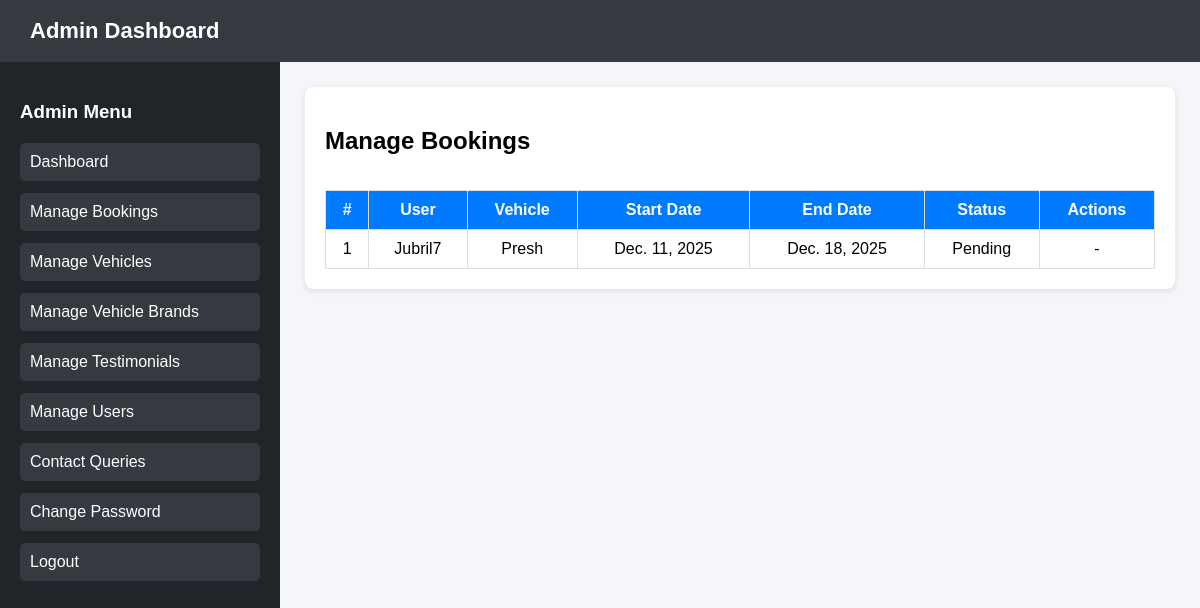
The app's page /dashboard/manage-bookings/ (signed in) with its own data.
### core/models.py (models this page shows, shortened)
class Booking(models.Model):
    user = models.ForeignKey(User, on_delete=models.CASCADE, related_name='bookings')
    vehicle = models.ForeignKey(Vehicle, on_delete=models.CASCADE)
    start_date = models.DateField()
    end_date = models.DateField()
    status = models.CharField(
        max_length=20,
        choices=[('Pending','Pending'),('Confirmed','Confirmed'),('Cancelled','Cancelled')],
        default='Pending'
    )
    created_at = models.DateTimeField(auto_now_add=True)

class User(AbstractUser):
    phone = models.CharField(max_length=15, blank=True, null=True)

class Vehicle(models.Model):
    brand = models.ForeignKey(VehicleBrand, on_delete=models.CASCADE, related_name='vehicles')
    name = models.CharField(max_length=100)
    description = models.TextField(blank=True, null=True)
    daily_rent = models.DecimalField(max_digits=10, decimal_places=2)
    image = models.ImageField(upload_to='vehicles/', blank=True, null=True)
    available = models.BooleanField(default=True)
    created_at = models.DateTimeField(auto_now_add=True)

### core/views.py (the view)
# urls.py: path('dashboard/manage-bookings/', views.admin_manage_bookings, name='admin_manage_bookings'),
@login_required
@user_passes_test(lambda u: u.is_staff)
def admin_manage_bookings(request):
    bookings = Booking.objects.all().order_by("-created_at")
    return render(request, "admin_manage_bookings.html", {"bookings": bookings})

### core/templates/admin_manage_bookings.html (shortened to what this page needs)
{% load static %}
<!DOCTYPE html>
<html lang="en">
<head>
    <link rel="stylesheet" href="{% static 'core/style.css' %}">
</head>
<body>
<header>Admin Dashboard</header>
<div class="container">
    <nav>
        <h3>Admin Menu</h3>
        <a href="{% url 'admin_dashboard' %}">Dashboard</a>
        <a href="{% url 'admin_manage_bookings' %}">Manage Bookings</a>
        <a href="{% url 'admin_manage_vehicles' %}">Manage Vehicles</a>
        <a href="{% url 'admin_manage_brands' %}">Manage Vehicle Brands</a>
        <a href="{% url 'admin_manage_testimonials' %}">Manage Testimonials</a>
        <a href="{% url 'admin_manage_users' %}">Manage Users</a>
        <a href="{% url 'admin_queries' %}">Contact Queries</a>
        <a href="{% url 'admin_change_password' %}">Change Password</a>
        <a href="{% url 'logout' %}">Logout</a>
    </nav>
    <main>
        <div class="section">
            <div class="top-bar">
                <h2>Manage Bookings</h2>
            </div>
            {% if bookings %}
            <table>
                <tr>
                    <th>#</th>
                    <th>User</th>
                    <th>Vehicle</th>
                    <th>Start Date</th>
                    <th>End Date</th>
                    <th>Status</th>
                    <th>Actions</th>
                </tr>
                {% for b in bookings %}
                <tr>
                    <td>{{ forloop.counter }}</td>
                    <td>{{ b.user.username }}</td>
                    <td>{{ b.vehicle.name }}</td>
                    <td>{{ b.start_date }}</td>
                    <td>{{ b.end_date }}</td>
                    <td>
                        {% if b.status == 'approved' %}
                            <span class="status-approved">Approved</span>
                        {% elif b.status == 'pending' %}
                            <span class="status-pending">Pending</span>
                        {% elif b.status == 'cancelled' %}
                            <span class="status-cancelled">Cancelled</span>
                        {% else %}
                            {{ b.status }}
                        {% endif %}
                    </td>
                    <td>
                        {% if b.status == 'pending' %}
                        <a href="{% url 'admin_approve_booking' b.id %}" class="btn btn-approve">Approve</a>
                        <a href="{% url 'admin_cancel_booking' b.id %}" class="btn btn-cancel">Cancel</a>
                        {% else %}
                        -
                        {% endif %}
                    </td>
                </tr>
                {% endfor %}
            </table>
            {% else %}
                <p>No bookings found</p>
            {% endif %}
        </div>
    </main>
</div>
</body>
</html>

### core/static/core/style.css (style rules this page uses)
body { font-family: Arial, sans-serif; background-color: #f5f5f5; margin: 20px; }

### core/templates/admin_manage_bookings.html (style rules this page uses)
body { font-family: Arial, sans-serif; margin: 0; background: #f5f6fa; }
header { background: #343a40; color: white; padding: 18px 30px; font-size: 22px; font-weight: bold; }
.container { display: flex; min-height: 92vh; }
nav { width: 240px; background: #212529; color: white; padding: 20px; }
nav h3 { margin-bottom: 20px; }
nav a { display: block; color: white; text-decoration: none; margin-bottom: 12px; padding: 10px; background: #343a40; border-radius: 5px; }
main { flex: 1; padding: 25px; }
.section { background: white; padding: 20px; border-radius: 8px; box-shadow: 0 2px 6px rgba(0,0,0,0.1); }
.top-bar { display: flex; justify-content: space-between; margin-bottom: 15px; }
table { width: 100%; border-collapse: collapse; margin-top: 10px; }
table th, table td { border: 1px solid #ddd; padding: 10px; text-align: center; }
table th { background: #007bff; color: white; }

### records on screen
Booking: user.username "Jubril7", vehicle.name "Presh", start_date "Dec. 11, 2025", end_date "Dec. 18, 2025", status "Pending"
